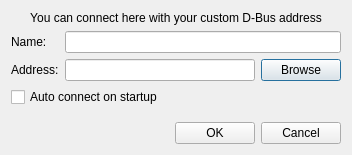
<?xml version="1.0" encoding="UTF-8"?>
<ui version="4.0">
 <class>ConnectDialog</class>
 <widget class="QDialog" name="ConnectDialog">
  <property name="geometry">
   <rect>
    <x>0</x>
    <y>0</y>
    <width>352</width>
    <height>155</height>
   </rect>
  </property>
  <property name="windowTitle">
   <string>Connect</string>
  </property>
  <layout class="QVBoxLayout" name="verticalLayout">
   <item>
    <widget class="QLabel" name="label_3">
     <property name="text">
      <string>You can connect here with your custom D-Bus address</string>
     </property>
     <property name="alignment">
      <set>Qt::AlignCenter</set>
     </property>
    </widget>
   </item>
   <item>
    <layout class="QFormLayout" name="formLayout">
     <item row="0" column="0">
      <widget class="QLabel" name="label">
       <property name="text">
        <string>Name:</string>
       </property>
      </widget>
     </item>
     <item row="0" column="1">
      <widget class="QLineEdit" name="name_edit"/>
     </item>
     <item row="1" column="0">
      <widget class="QLabel" name="label_2">
       <property name="text">
        <string>Address:</string>
       </property>
      </widget>
     </item>
     <item row="1" column="1">
      <layout class="QHBoxLayout" name="horizontalLayout_2">
       <item>
        <widget class="QLineEdit" name="address_edit"/>
       </item>
       <item>
        <widget class="QPushButton" name="browse_button">
         <property name="text">
          <string>Browse</string>
         </property>
        </widget>
       </item>
      </layout>
     </item>
    </layout>
   </item>
   <item>
    <widget class="QCheckBox" name="auto_connect_check_box">
     <property name="text">
      <string>Auto connect on startup</string>
     </property>
    </widget>
   </item>
   <item>
    <spacer name="verticalSpacer">
     <property name="orientation">
      <enum>Qt::Vertical</enum>
     </property>
     <property name="sizeHint" stdset="0">
      <size>
       <width>20</width>
       <height>40</height>
      </size>
     </property>
    </spacer>
   </item>
   <item>
    <layout class="QHBoxLayout" name="horizontalLayout">
     <item>
      <spacer name="horizontalSpacer">
       <property name="orientation">
        <enum>Qt::Horizontal</enum>
       </property>
       <property name="sizeHint" stdset="0">
        <size>
         <width>40</width>
         <height>20</height>
        </size>
       </property>
      </spacer>
     </item>
     <item>
      <widget class="QPushButton" name="ok_button">
       <property name="text">
        <string>OK</string>
       </property>
      </widget>
     </item>
     <item>
      <widget class="QPushButton" name="cancel_button">
       <property name="text">
        <string>Cancel</string>
       </property>
      </widget>
     </item>
    </layout>
   </item>
  </layout>
 </widget>
 <resources/>
 <connections/>
</ui>
